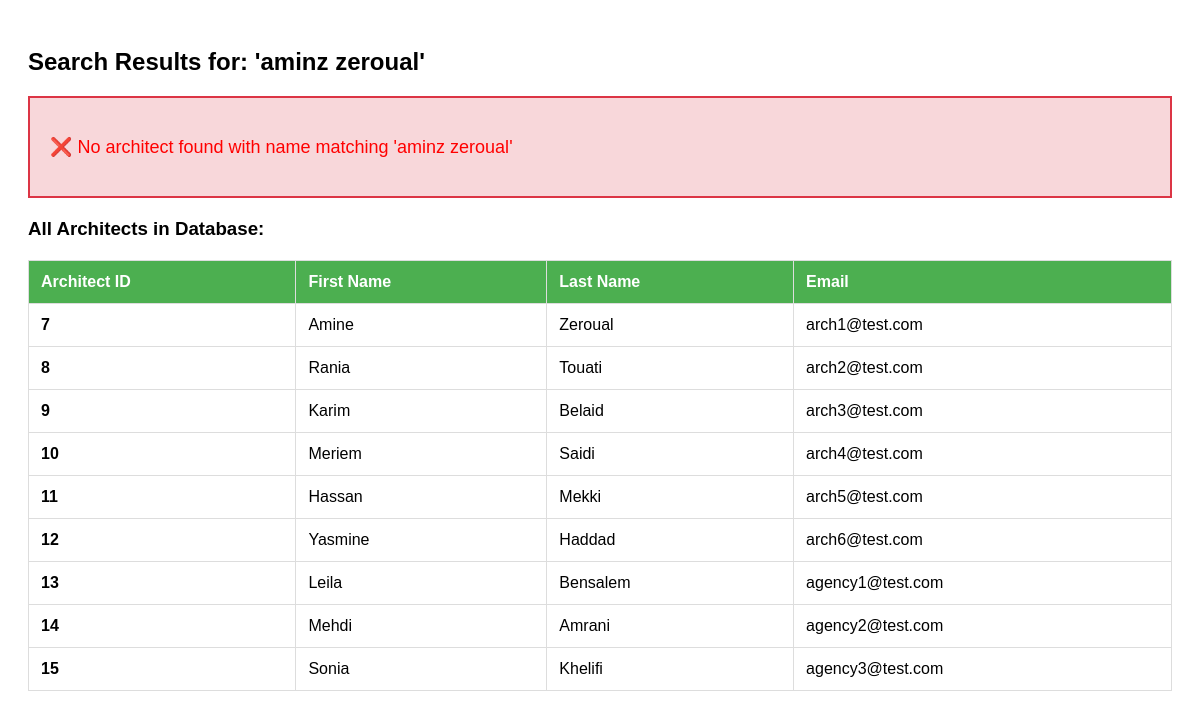
The page /check-architect.php on the database its author committed.
### tables this page shows
CREATE TABLE `architects` (
  `id` int(10) UNSIGNED NOT NULL,
  `first_name` varchar(100) NOT NULL,
  `last_name` varchar(100) NOT NULL,
  `date_of_birth` date DEFAULT NULL,
  `gender` enum('male','female') DEFAULT NULL,
  `city` varchar(100) DEFAULT NULL,
  `address` text DEFAULT NULL,
  `bio` text DEFAULT NULL,
  `years_of_experience` int(11) DEFAULT NULL,
  `portfolio_url` varchar(255) DEFAULT NULL,
  `linkedin_url` varchar(255) DEFAULT NULL,
  `primary_expertise` varchar(255) DEFAULT NULL,
  `statement` enum('graduate architect','intern') DEFAULT NULL,
  `software_proficiency` varchar(255) DEFAULT NULL,
  `projects_worked_on` set('residential','commercial','institutional','urban','cultural') DEFAULT NULL
);

CREATE TABLE `users` (
  `id` int(10) UNSIGNED NOT NULL,
  `email` varchar(255) NOT NULL,
  `password_hash` varchar(255) NOT NULL,
  `user_type` enum('client','architect','agency') NOT NULL,
  `phone_number` varchar(20) DEFAULT NULL,
  `profile_image` varchar(255) DEFAULT NULL,
  `is_active` tinyint(1) DEFAULT 1,
  `created_at` timestamp NOT NULL DEFAULT current_timestamp(),
  `updated_at` timestamp NOT NULL DEFAULT current_timestamp() ON UPDATE current_timestamp(),
  `last_login` timestamp NULL DEFAULT NULL
);

### check-architect.php (the view, shortened to what this page needs)
<?php
try {
    $db = getDB();
    $searchName = 'aminz zeroual';
    $nameParts = explode(' ', $searchName);
    $query = "SELECT
                a.id as architect_id,
                a.first_name,
                a.last_name,
                a.city,
                a.address,
                a.bio,
                a.years_of_experience,
                a.primary_expertise,
                u.email,
                u.phone_number,
                u.profile_image,
                u.id as user_id
              FROM architects a
              INNER JOIN users u ON a.id = u.id
              WHERE (LOWER(a.first_name) LIKE LOWER(:first) AND LOWER(a.last_name) LIKE LOWER(:last))
                 OR (LOWER(CONCAT(a.first_name, ' ', a.last_name)) LIKE LOWER(:full))
              LIMIT 10";
    $stmt = $db->prepare($query);
    $first = isset($nameParts[0]) ? '%' . $nameParts[0] . '%' : '%';
    $last = isset($nameParts[1]) ? '%' . $nameParts[1] . '%' : '%';
    $full = '%' . $searchName . '%';
    $stmt->execute([
        ':first' => $first,
        ':last' => $last,
        ':full' => $full
    ]);
    $architects = $stmt->fetchAll(PDO::FETCH_ASSOC);
    echo "<!DOCTYPE html><html><head><title>Architect Search</title><style>body{font-family:Arial;padding:20px;}table{border-collapse:collapse;width:100%;margin:20px 0;}th,td{border:1px solid #ddd;padding:12px;text-align:left;}th{background-color:#4CAF50;color:white;}.found{background:#d4edda;padding:20px;margin:20px 0;border:2px solid #28a745;}.notfound{background:#f8d7da;padding:20px;margin:20px 0;border:2px solid #dc3545;}</style></head><body>";
    echo "<h2>Search Results for: '$searchName'</h2>";
    if (empty($architects)) {
        echo "<div class='notfound'><p style='color: red; font-size:18px;'>❌ No architect found with name matching '$searchName'</p></div>";
        echo "<h3>All Architects in Database:</h3>";
        $allQuery = "SELECT a.id, a.first_name, a.last_name, u.email
                     FROM architects a
                     INNER JOIN users u ON a.id = u.id
                     ORDER BY a.id
                     LIMIT 50";
        $allStmt = $db->prepare($allQuery);
        $allStmt->execute();
        $allArchitects = $allStmt->fetchAll(PDO::FETCH_ASSOC);
        echo "<table>";
        echo "<tr><th>Architect ID</th><th>First Name</th><th>Last Name</th><th>Email</th></tr>";
        foreach ($allArchitects as $arch) {
            echo "<tr>";
            echo "<td><strong>" . htmlspecialchars($arch['id']) . "</strong></td>";
            echo "<td>" . htmlspecialchars($arch['first_name'] ?? '') . "</td>";
            echo "<td>" . htmlspecialchars($arch['last_name'] ?? '') . "</td>";
            echo "<td>" . htmlspecialchars($arch['email'] ?? '') . "</td>";
            echo "</tr>";
        }
        echo "</table>";
    }
    echo "</body></html>";
} catch (Exception $e) {
    echo "<!DOCTYPE html><html><head><title>Error</title></head><body>";
    echo "<div class='notfound'>";
    echo "<h2>❌ Error</h2>";
    echo "<p style='color: red;'>" . htmlspecialchars($e->getMessage()) . "</p>";
    echo "<p>Error Code: " . $e->getCode() . "</p>";
    echo "<p>File: " . htmlspecialchars($e->getFile()) . "</p>";
    echo "<p>Line: " . $e->getLine() . "</p>";
    if (strpos($e->getMessage(), '2002') !== false) {
        echo "<p style='color: orange;'>⚠️ MySQL server is not running! Please start MySQL in XAMPP.</p>";
    }
    echo "</div></body></html>";
}
?>

### check-architect.php (style rules this page uses)
body { font-family:Arial;padding:20px; }
table { border-collapse:collapse;width:100%;margin:20px 0; }
th,td { border:1px solid #ddd;padding:12px;text-align:left; }
th { background-color:#4CAF50;color:white; }
.notfound { background:#f8d7da;padding:20px;margin:20px 0;border:2px solid #dc3545; }

### rows shown on the page
architects: id "7", first_name "Amine", last_name "Zeroual", id.email "arch1@test.com"
architects: id "8", first_name "Rania", last_name "Touati", id.email "arch2@test.com"
architects: id "9", first_name "Karim", last_name "Belaid", id.email "arch3@test.com"
architects: id "10", first_name "Meriem", last_name "Saidi", id.email "arch4@test.com"
architects: id "11", first_name "Hassan", last_name "Mekki", id.email "arch5@test.com"
architects: id "12", first_name "Yasmine", last_name "Haddad", id.email "arch6@test.com"
architects: id "13", first_name "Leila", last_name "Bensalem", id.email "agency1@test.com"
architects: id "14", first_name "Mehdi", last_name "Amrani", id.email "agency2@test.com"
architects: id "15", first_name "Sonia", last_name "Khelifi", id.email "agency3@test.com"

### other values the page prints
$searchName "aminz zeroual"
